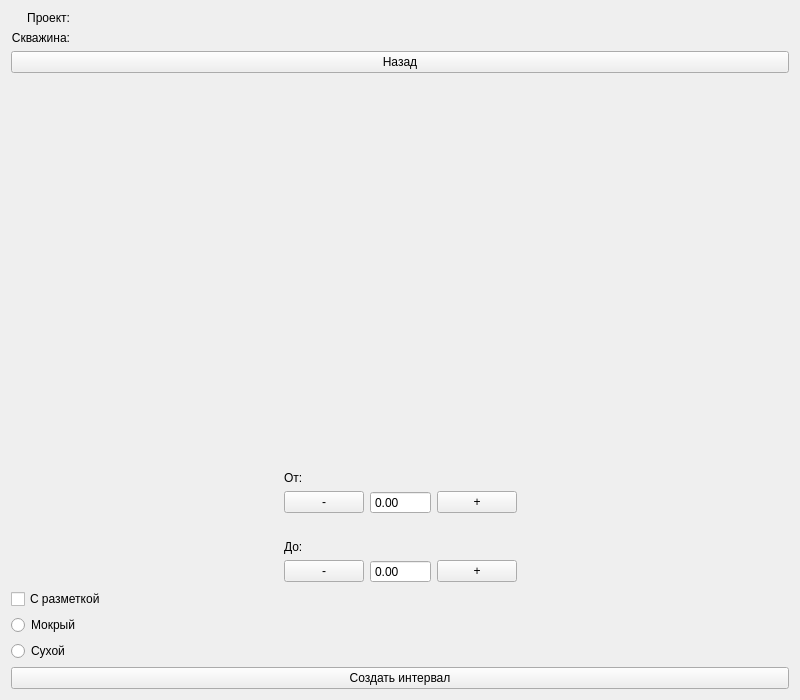
<?xml version="1.0" encoding="UTF-8"?>
<ui version="4.0">
 <class>NewIntervalForm</class>
 <widget class="QWidget" name="NewIntervalForm">
  <property name="geometry">
   <rect>
    <x>0</x>
    <y>0</y>
    <width>800</width>
    <height>700</height>
   </rect>
  </property>
  <property name="windowTitle">
   <string>Form</string>
  </property>
  <property name="styleSheet">
   <string notr="true"/>
  </property>
  <layout class="QVBoxLayout" name="verticalLayout_3">
   <item>
    <layout class="QHBoxLayout" name="horizontalLayout">
     <item>
      <layout class="QVBoxLayout" name="verticalLayout_2">
       <item>
        <widget class="QLabel" name="label">
         <property name="text">
          <string>Проект:</string>
         </property>
         <property name="alignment">
          <set>Qt::AlignRight|Qt::AlignTrailing|Qt::AlignVCenter</set>
         </property>
        </widget>
       </item>
       <item>
        <widget class="QLabel" name="label_2">
         <property name="text">
          <string>Скважина:</string>
         </property>
         <property name="alignment">
          <set>Qt::AlignRight|Qt::AlignTrailing|Qt::AlignVCenter</set>
         </property>
        </widget>
       </item>
      </layout>
     </item>
     <item>
      <layout class="QVBoxLayout" name="verticalLayout">
       <item>
        <widget class="QLabel" name="project_name_label">
         <property name="styleSheet">
          <string notr="true">font: 75 10pt &quot;MS Shell Dlg 2&quot;;</string>
         </property>
         <property name="text">
          <string/>
         </property>
        </widget>
       </item>
       <item>
        <widget class="QLabel" name="well_name_label">
         <property name="styleSheet">
          <string notr="true">font: 75 10pt &quot;MS Shell Dlg 2&quot;;</string>
         </property>
         <property name="text">
          <string/>
         </property>
        </widget>
       </item>
      </layout>
     </item>
     <item>
      <spacer name="horizontalSpacer">
       <property name="orientation">
        <enum>Qt::Horizontal</enum>
       </property>
       <property name="sizeHint" stdset="0">
        <size>
         <width>40</width>
         <height>20</height>
        </size>
       </property>
      </spacer>
     </item>
    </layout>
   </item>
   <item>
    <widget class="QPushButton" name="back_button">
     <property name="text">
      <string>Назад</string>
     </property>
    </widget>
   </item>
   <item>
    <spacer name="verticalSpacer">
     <property name="orientation">
      <enum>Qt::Vertical</enum>
     </property>
     <property name="sizeHint" stdset="0">
      <size>
       <width>20</width>
       <height>40</height>
      </size>
     </property>
    </spacer>
   </item>
   <item>
    <layout class="QGridLayout" name="gridLayout">
     <property name="topMargin">
      <number>20</number>
     </property>
     <item row="1" column="1">
      <widget class="QPushButton" name="interval_from_decrease_button">
       <property name="maximumSize">
        <size>
         <width>100</width>
         <height>16777215</height>
        </size>
       </property>
       <property name="text">
        <string>-</string>
       </property>
      </widget>
     </item>
     <item row="1" column="2">
      <widget class="QDoubleSpinBox" name="interval_from_doubleSpinBox">
       <property name="maximumSize">
        <size>
         <width>200</width>
         <height>16777215</height>
        </size>
       </property>
       <property name="buttonSymbols">
        <enum>QAbstractSpinBox::NoButtons</enum>
       </property>
       <property name="maximum">
        <double>99999.990000000005239</double>
       </property>
      </widget>
     </item>
     <item row="1" column="3">
      <widget class="QPushButton" name="interval_from_increase_button">
       <property name="maximumSize">
        <size>
         <width>100</width>
         <height>16777215</height>
        </size>
       </property>
       <property name="text">
        <string>+</string>
       </property>
      </widget>
     </item>
     <item row="1" column="0">
      <spacer name="horizontalSpacer_2">
       <property name="orientation">
        <enum>Qt::Horizontal</enum>
       </property>
       <property name="sizeHint" stdset="0">
        <size>
         <width>40</width>
         <height>20</height>
        </size>
       </property>
      </spacer>
     </item>
     <item row="0" column="1">
      <widget class="QLabel" name="label_3">
       <property name="text">
        <string>От:</string>
       </property>
       <property name="margin">
        <number>0</number>
       </property>
       <property name="indent">
        <number>0</number>
       </property>
      </widget>
     </item>
     <item row="1" column="4">
      <spacer name="horizontalSpacer_3">
       <property name="orientation">
        <enum>Qt::Horizontal</enum>
       </property>
       <property name="sizeHint" stdset="0">
        <size>
         <width>40</width>
         <height>20</height>
        </size>
       </property>
      </spacer>
     </item>
    </layout>
   </item>
   <item>
    <layout class="QGridLayout" name="gridLayout_2">
     <property name="topMargin">
      <number>20</number>
     </property>
     <item row="0" column="1">
      <widget class="QLabel" name="label_4">
       <property name="text">
        <string>До:</string>
       </property>
      </widget>
     </item>
     <item row="1" column="3">
      <widget class="QPushButton" name="interval_to_increase_button">
       <property name="maximumSize">
        <size>
         <width>100</width>
         <height>16777215</height>
        </size>
       </property>
       <property name="text">
        <string>+</string>
       </property>
      </widget>
     </item>
     <item row="1" column="1">
      <widget class="QPushButton" name="interval_to_decrease_button">
       <property name="maximumSize">
        <size>
         <width>100</width>
         <height>16777215</height>
        </size>
       </property>
       <property name="text">
        <string>-</string>
       </property>
      </widget>
     </item>
     <item row="1" column="0">
      <spacer name="horizontalSpacer_4">
       <property name="orientation">
        <enum>Qt::Horizontal</enum>
       </property>
       <property name="sizeHint" stdset="0">
        <size>
         <width>40</width>
         <height>20</height>
        </size>
       </property>
      </spacer>
     </item>
     <item row="1" column="2">
      <widget class="QDoubleSpinBox" name="interval_to_doubleSpinBox">
       <property name="maximumSize">
        <size>
         <width>200</width>
         <height>16777215</height>
        </size>
       </property>
       <property name="buttonSymbols">
        <enum>QAbstractSpinBox::NoButtons</enum>
       </property>
       <property name="maximum">
        <double>99999.990000000005239</double>
       </property>
      </widget>
     </item>
     <item row="1" column="4">
      <spacer name="horizontalSpacer_5">
       <property name="orientation">
        <enum>Qt::Horizontal</enum>
       </property>
       <property name="sizeHint" stdset="0">
        <size>
         <width>40</width>
         <height>20</height>
        </size>
       </property>
      </spacer>
     </item>
    </layout>
   </item>
   <item>
    <layout class="QHBoxLayout" name="horizontalLayout_3"/>
   </item>
   <item>
    <layout class="QVBoxLayout" name="verticalLayout_4">
     <item>
      <widget class="QCheckBox" name="is_marked_checkBox">
       <property name="text">
        <string>С разметкой</string>
       </property>
      </widget>
     </item>
     <item>
      <widget class="QRadioButton" name="wet_radioButton">
       <property name="text">
        <string>Мокрый</string>
       </property>
      </widget>
     </item>
     <item>
      <widget class="QRadioButton" name="dry_radioButton">
       <property name="text">
        <string>Сухой</string>
       </property>
      </widget>
     </item>
    </layout>
   </item>
   <item>
    <widget class="QPushButton" name="create_new_interval_button">
     <property name="text">
      <string>Создать интервал</string>
     </property>
    </widget>
   </item>
  </layout>
 </widget>
 <resources/>
 <connections/>
</ui>
